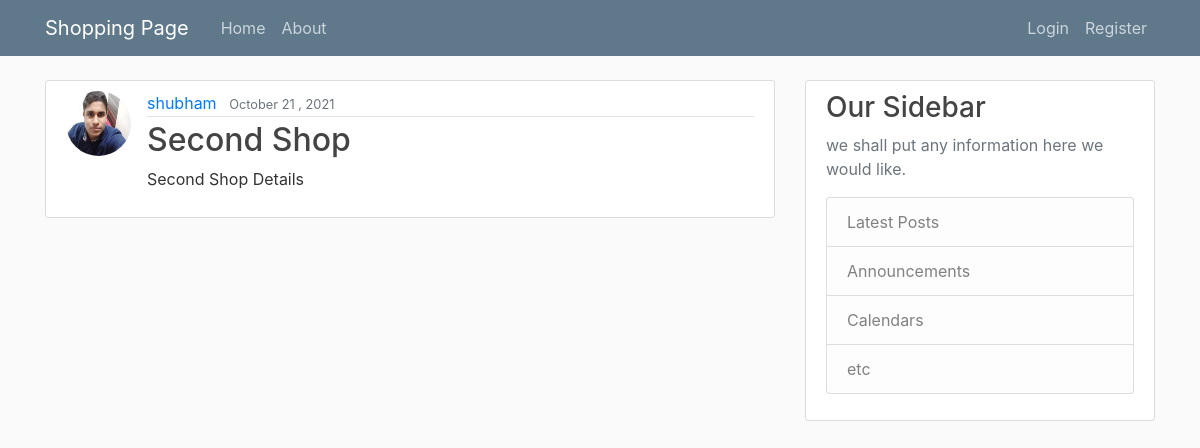
Page /shop/2/ on the committed database.
### shop/models.py (models this page shows, shortened)
class ShopDetails(models.Model):
    title = models.CharField(max_length=100)
    content = models.TextField()
    date_posted = models.DateTimeField(default=timezone.now)
    owner = models.ForeignKey(User, on_delete=models.CASCADE)

### users/models.py (models this page shows, shortened)
class Profile(models.Model):
    user = models.OneToOneField(User,on_delete=models.CASCADE)
    image = models.ImageField(default='default.jpg' , upload_to = 'profile_pic')

### shop/views.py (the view)
# urls.py: path('<int:pk>/', ShopDetailView.as_view(), name= 'shop-detail'),
class ShopDetailView (DetailView):
    model = ShopDetails

### shop/templates/shop/shopdetails_detail.html (shortened to what this page needs)
{% extends 'shop/base.html' %}
{%load static%}
{%block link%}
<link rel="stylesheet" href=" {% static 'main.css'%}">
{%endblock link%}
{% block content %}
        <article class="media content-section">
            <img class="rounded-circle article-img " src="{{ object.owner.profile.image.url}}">
            <div class="media-body">
                <div class="article-metadata">
                    <a class="mr-2" href="#">{{ object.owner}}</a>
                    <small class="text-muted">{{ object.date_posted | date:"F d , Y"}}</small>
                </div>
                <h2 class="article-title" > {{ object.title}}</h2>
                <p class="article-content">{{ object.content }}</p>
            </div>
        </article>
{% endblock content %}

### shop/static/shop/main.css (style rules this page uses)
body { background: #fafafa; color: #333333; margin-top: 5rem; }
h1, h2, h3, h4, h5, h6 { color: #444444; }
.content-section { background: #ffffff; padding: 10px 20px; border: 1px solid #dddddd; border-radius: 3px; margin-bottom: 20px; }
.article-title { color: #444444; }
.article-content { white-space: pre-line; }
.article-img { height: 65px; width: 65px; margin-right: 16px; }
.article-metadata { padding-bottom: 1px; margin-bottom: 4px; border-bottom: 1px solid #e3e3e3 }

### rows in the picture
ShopDetails: owner.profile.image (picture), owner "shubham", date_posted "October 21 , 2021", title "Second Shop", content "Second Shop Details"
